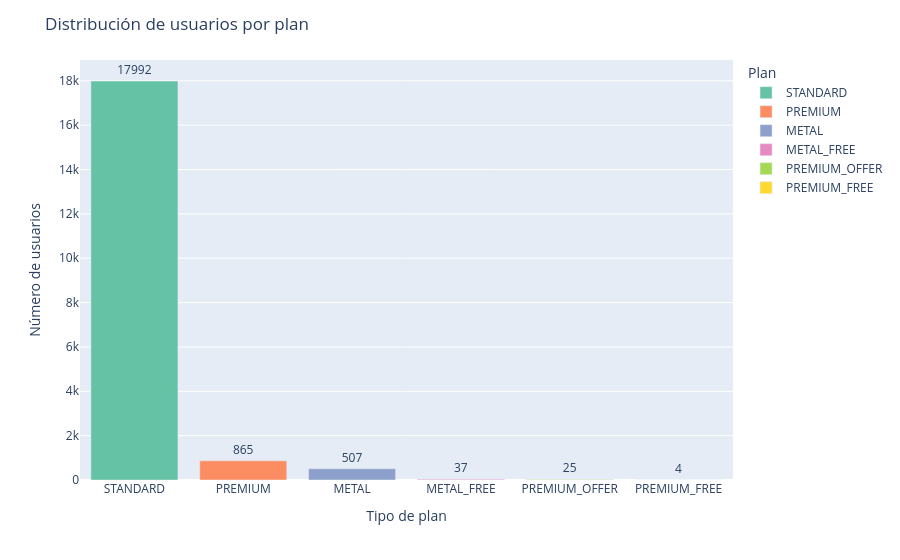

The code cell stored with this chart in its notebook:
### Code cell
import pandas as pd
import plotly.express as px

# 1) Eliminar duplicados por user_id para no contar al mismo usuario varias veces
df_unicos = df_perfil_usuario.drop_duplicates(subset='user_id')

# 2) Filtrar usuarios con plan definido (no nulo ni vacío)
df_planes = df_unicos[df_unicos['plan'].notna() & (df_unicos['plan'] != '')]

# 3) Contar usuarios únicos por tipo de plan
distribucion_planes = df_planes['plan'].value_counts().reset_index()
distribucion_planes.columns = ['plan', 'usuarios']

# 4) Ordenar para que se vea más claro
distribucion_planes = distribucion_planes.sort_values(by='usuarios', ascending=False).reset_index(drop=True)

# Mostrar tabla
display(distribucion_planes)

# 5) Gráfica de barras
fig_plan = px.bar(
    distribucion_planes,
    x='plan',
    y='usuarios',
    color='plan',
    text='usuarios',
    color_discrete_sequence=px.colors.qualitative.Set2,
    labels={'plan': 'Plan', 'usuarios': 'Usuarios únicos'}
)

fig_plan.update_traces(textposition='outside')
fig_plan.update_layout(
    title='Distribución de usuarios por plan',
    xaxis_title='Tipo de plan',
    yaxis_title='Número de usuarios'
)

fig_plan.show()

### Figure 1 — Plotly figure (JSON) as saved in the notebook; plotly's stock layout.template omitted (floating-point values rounded to 4 significant figures)
{"data": [{"alignmentgroup": "True", "hovertemplate": "Plan=%{x}<br>Usuarios únicos=%{text}<extra></extra>", "legendgroup": "STANDARD", "marker": {"color": "rgb(102,194,165)", "pattern": {"shape": ""}}, "name": "STANDARD", "offsetgroup": "STANDARD", "orientation": "v", "showlegend": true, "text": [17992], "textposition": "outside", "type": "bar", "x": ["STANDARD"], "xaxis": "x", "y": [17992], "yaxis": "y"}, {"alignmentgroup": "True", "hovertemplate": "Plan=%{x}<br>Usuarios únicos=%{text}<extra></extra>", "legendgroup": "PREMIUM", "marker": {"color": "rgb(252,141,98)", "pattern": {"shape": ""}}, "name": "PREMIUM", "offsetgroup": "PREMIUM", "orientation": "v", "showlegend": true, "text": [865], "textposition": "outside", "type": "bar", "x": ["PREMIUM"], "xaxis": "x", "y": [865], "yaxis": "y"}, {"alignmentgroup": "True", "hovertemplate": "Plan=%{x}<br>Usuarios únicos=%{text}<extra></extra>", "legendgroup": "METAL", "marker": {"color": "rgb(141,160,203)", "pattern": {"shape": ""}}, "name": "METAL", "offsetgroup": "METAL", "orientation": "v", "showlegend": true, "text": [507], "textposition": "outside", "type": "bar", "x": ["METAL"], "xaxis": "x", "y": [507], "yaxis": "y"}, {"alignmentgroup": "True", "hovertemplate": "Plan=%{x}<br>Usuarios únicos=%{text}<extra></extra>", "legendgroup": "METAL_FREE", "marker": {"color": "rgb(231,138,195)", "pattern": {"shape": ""}}, "name": "METAL_FREE", "offsetgroup": "METAL_FREE", "orientation": "v", "showlegend": true, "text": [37], "textposition": "outside", "type": "bar", "x": ["METAL_FREE"], "xaxis": "x", "y": [37], "yaxis": "y"}, {"alignmentgroup": "True", "hovertemplate": "Plan=%{x}<br>Usuarios únicos=%{text}<extra></extra>", "legendgroup": "PREMIUM_OFFER", "marker": {"color": "rgb(166,216,84)", "pattern": {"shape": ""}}, "name": "PREMIUM_OFFER", "offsetgroup": "PREMIUM_OFFER", "orientation": "v", "showlegend": true, "text": [25], "textposition": "outside", "type": "bar", "x": ["PREMIUM_OFFER"], "xaxis": "x", "y": [25], "yaxis": "y"}, {"alignmentgroup": "True", "hovertemplate": "Plan=%{x}<br>Usuarios únicos=%{text}<extra></extra>", "legendgroup": "PREMIUM_FREE", "marker": {"color": "rgb(255,217,47)", "pattern": {"shape": ""}}, "name": "PREMIUM_FREE", "offsetgroup": "PREMIUM_FREE", "orientation": "v", "showlegend": true, "text": [4], "textposition": "outside", "type": "bar", "x": ["PREMIUM_FREE"], "xaxis": "x", "y": [4], "yaxis": "y"}], "layout": {"barmode": "relative", "legend": {"title": {"text": "Plan"}, "tracegroupgap": 0}, "margin": {"t": 60}, "title": {"text": "Distribución de usuarios por plan"}, "xaxis": {"anchor": "y", "categoryarray": ["STANDARD", "PREMIUM", "METAL", "METAL_FREE", "PREMIUM_OFFER", "PREMIUM_FREE"], "categoryorder": "array", "domain": [0, 1], "title": {"text": "Tipo de plan"}}, "yaxis": {"anchor": "x", "domain": [0, 1], "title": {"text": "Número de usuarios"}}}}
